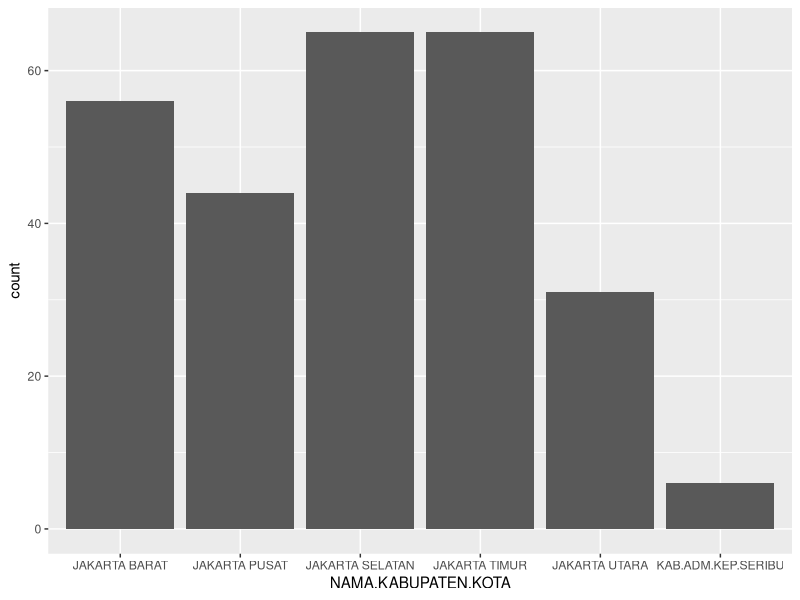

Write R code to recreate this figure.
library(ggplot2)


penduduk.dki <- read.csv('dkijumlahpenduduk_2_2013.csv', sep = ";")

## Membuat Plot dengan geom_bar
plot.dki <- ggplot(data=penduduk.dki, aes(x = NAMA.KABUPATEN.KOTA))
plot.dki+geom_bar()